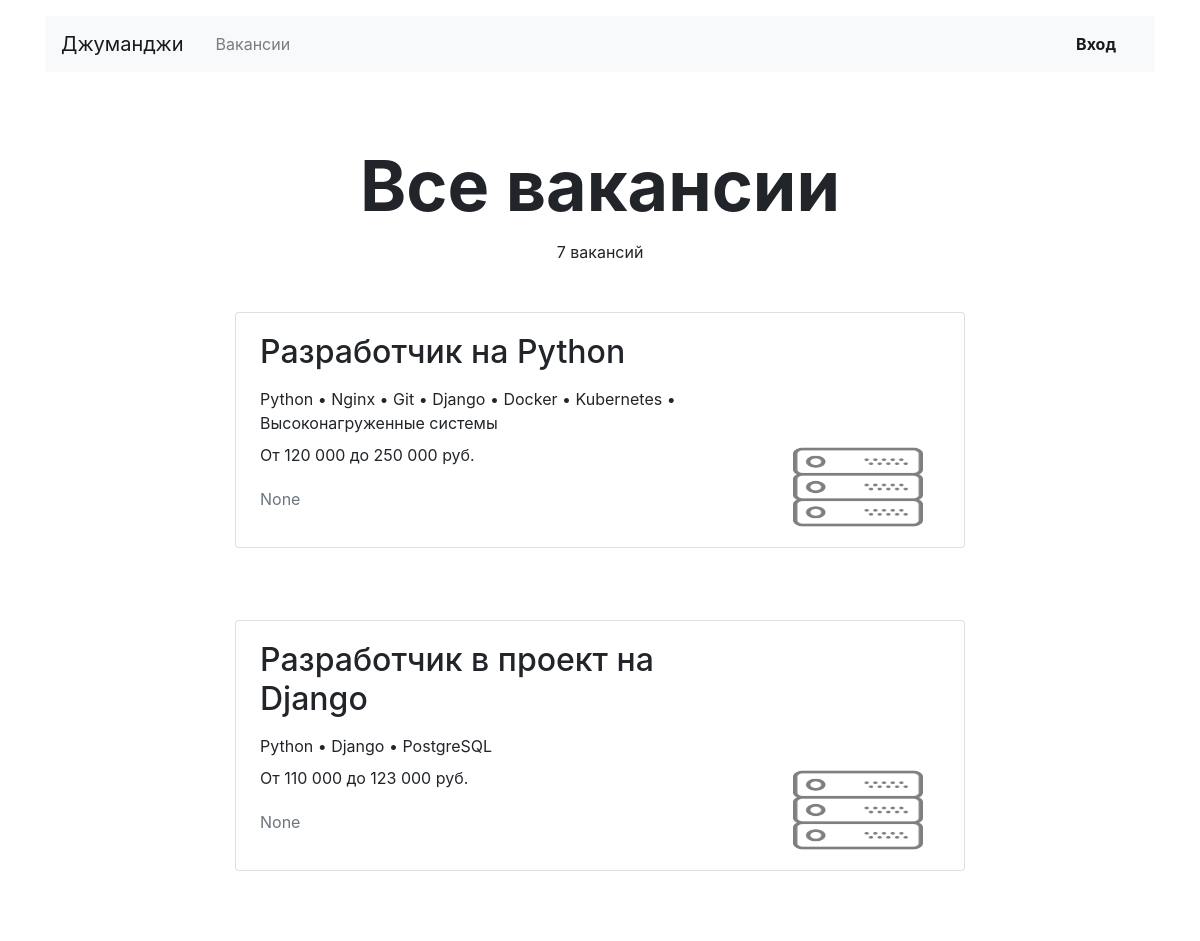
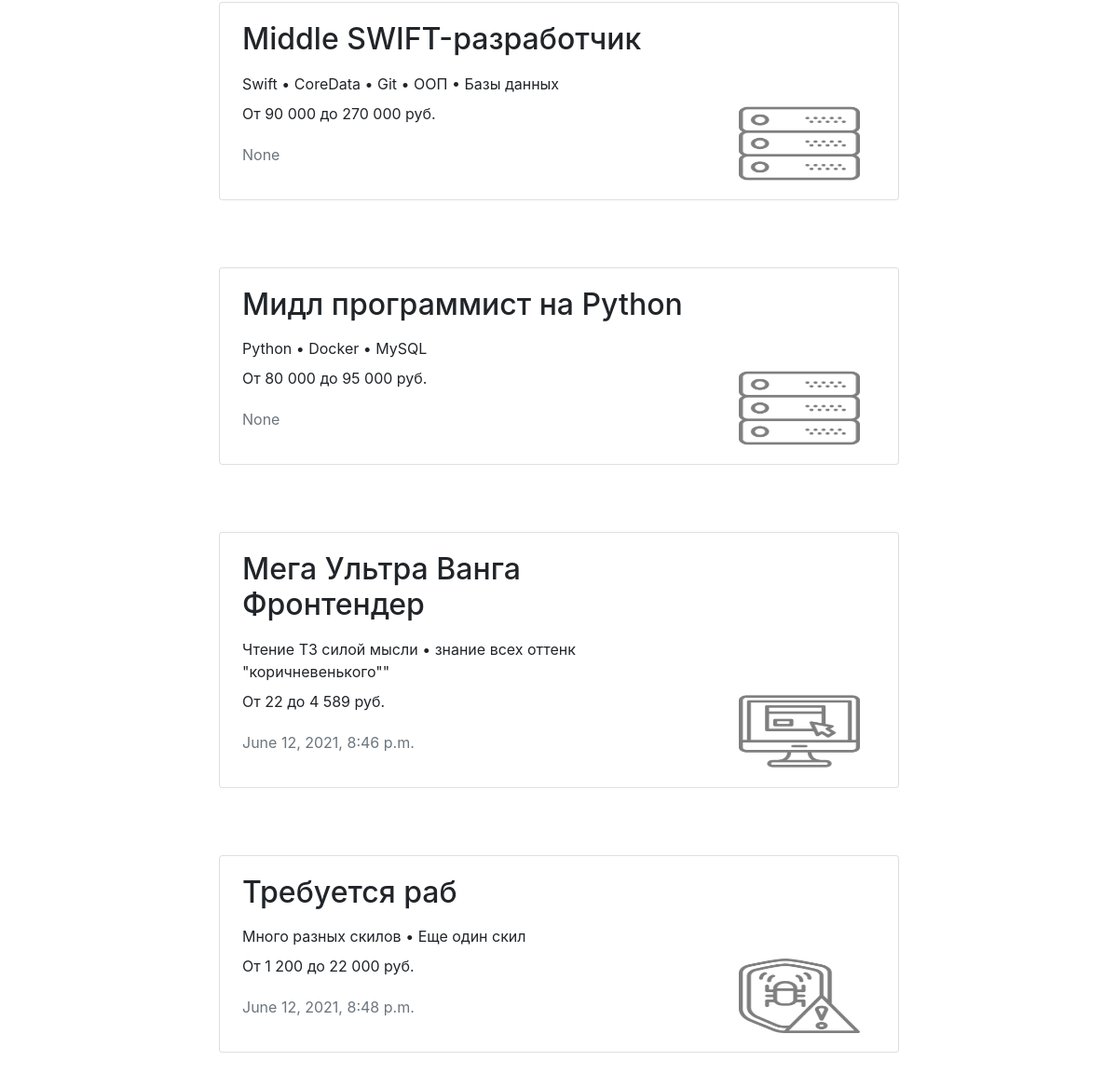
Page /vacancies/ on the earlier database version (2 pictures, top to bottom).
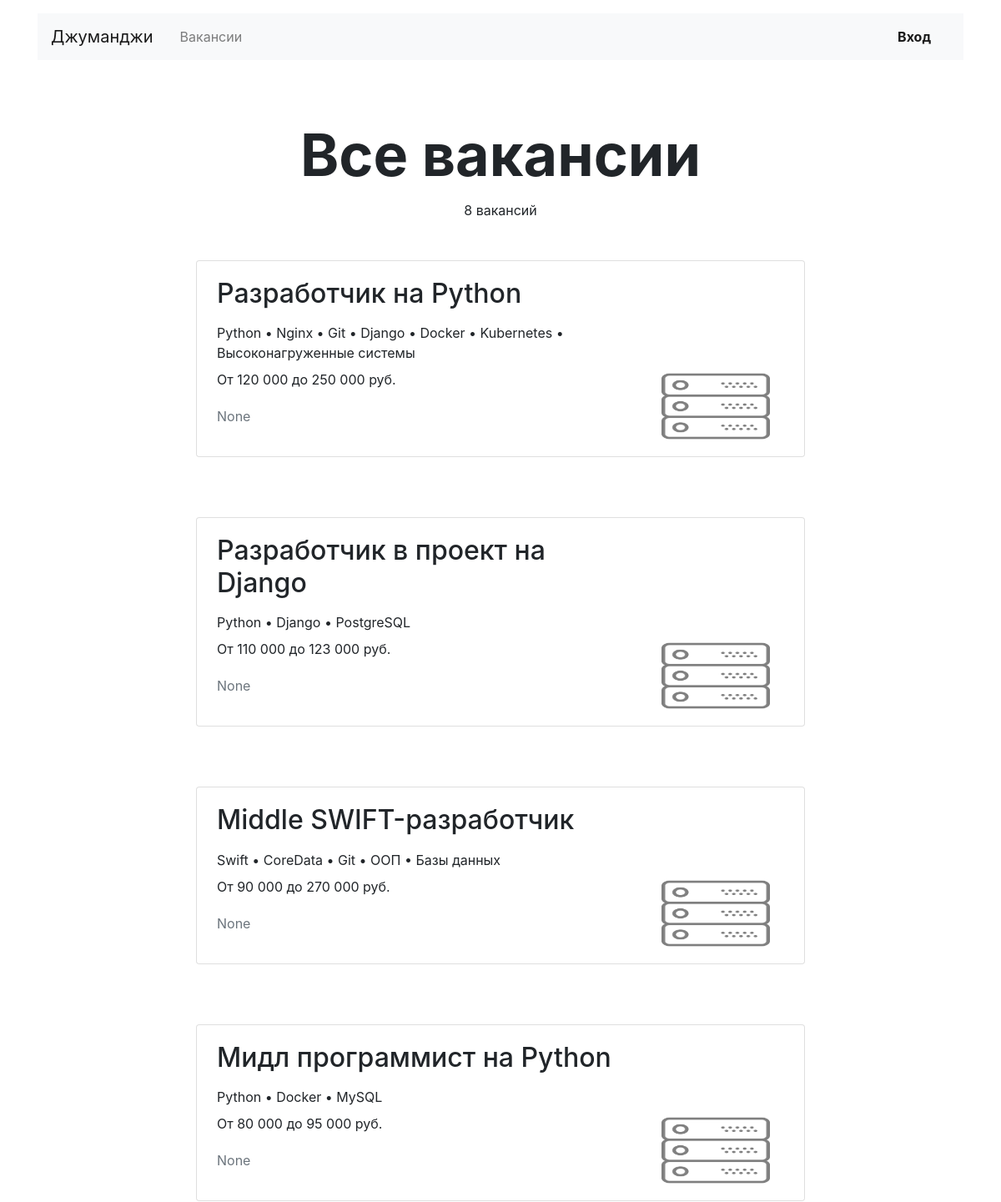
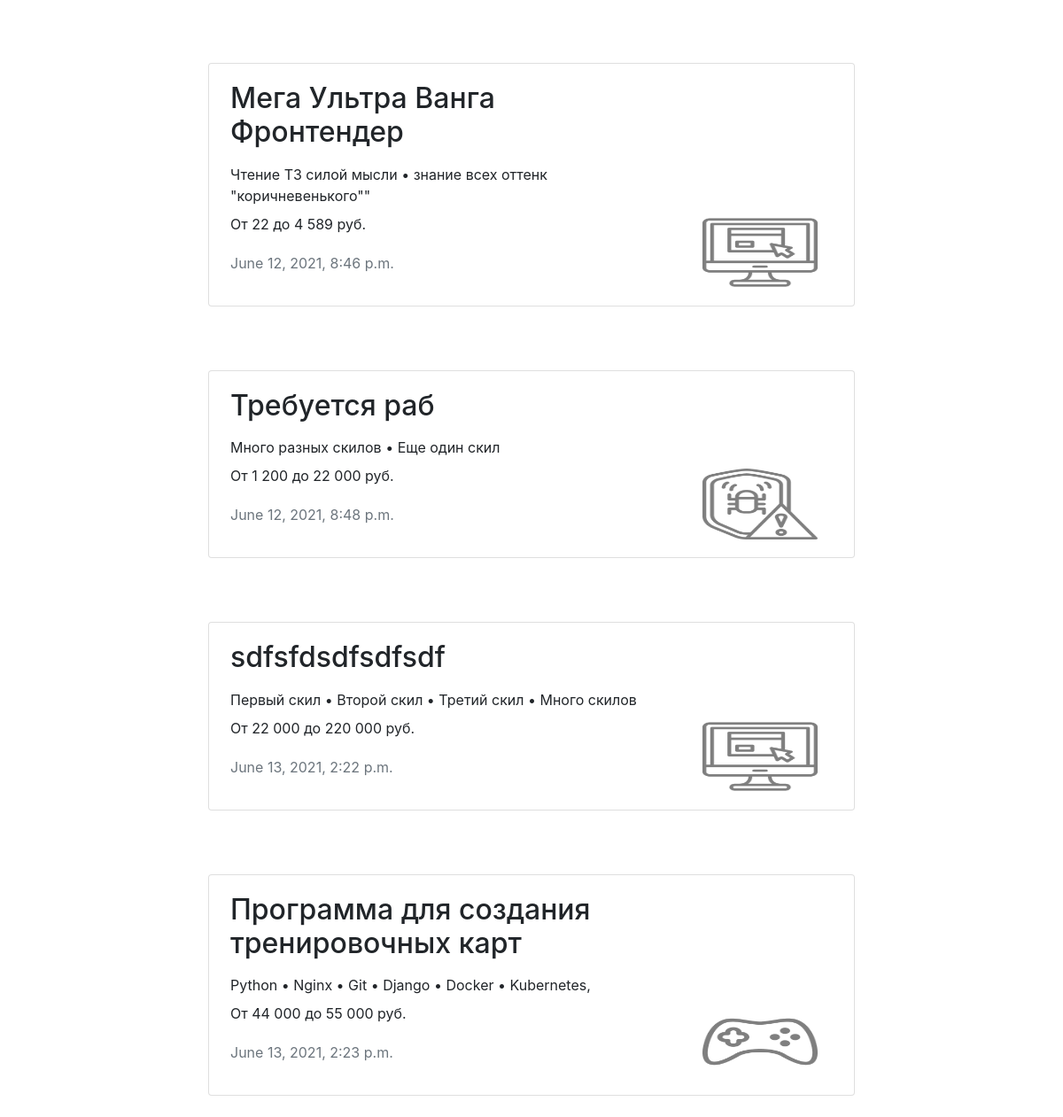
Same page on the later database version (2 pictures, top to bottom).
### step_job/models.py (models this page shows, shortened)
class Vacancy(models.Model):
    title = models.CharField(max_length=64)
    specialty = models.ForeignKey(Specialty, on_delete=models.CASCADE, related_name="vacancies")
    company = models.ForeignKey(Company, on_delete=models.CASCADE, related_name="vacancies")
    skills = models.CharField(max_length=64)
    description = models.TextField(max_length=2056)
    salary_min = models.PositiveIntegerField()
    salary_max = models.PositiveIntegerField()
    published_at = models.DateTimeField(auto_now_add=True, blank=True)
    class Meta:
        verbose_name = "Вакансия"
        verbose_name_plural = "Вакансии"

class Specialty(models.Model):
    code = models.CharField(max_length=64, unique=True)
    title = models.CharField(max_length=64)
    picture = models.ImageField(default='https://place-hold.it/100x60', upload_to=MEDIA_SPECIALITY_IMAGE_DIR)
    class Meta:
        verbose_name = "Специализация"
        verbose_name_plural = "Специализации"

### step_job/views/views.py (the view)
# urls.py: path('vacancies/', ListVacanciesView.as_view(), name="vacancies"),
class ListVacanciesView(ListView):
    model = Vacancy
    context_object_name = "vacancies"
    template_name = "vacancy/vacancies.html"
    queryset = model.objects.select_related("specialty", "company")
    def get_context_data(self, **kwargs):
        context = super().get_context_data(**kwargs)
        context["vacancies_title"] = "Все вакансии"
        return context

### step_job/templatetags/filters.py (called while the page is built)
@register.filter
def salary_num(value_int):
    my_val = str(value_int)
    res = [my_val[0:len(my_val) % 3]]
    slice_val = my_val[len(my_val) % 3:len(my_val)]
    for gnum in range(0, len(slice_val), 3):
        res.append(slice_val[gnum:gnum + 3])
    return " ".join(res)

@register.filter
def dot_skill(skills):
    skill_list = skills.split(', ')
    return ' • '.join(skill_list)

### templates/vacancy/vacancies.html
{% extends "base/base.html" %}
{% load filters %}
{% block container %}
  <main class="container mt-3">
    <section>
      <h1 class="h1 text-center mx-auto mt-4 pt-5" style="font-size: 70px;"><strong>{{ vacancies_title }}</strong></h1>
      <p class="text-center pt-1">{{ vacancies.count }} вакансий </p>
        {% for vacancy in vacancies %}
            <div class="row mt-5">
            <div class="col-12 col-lg-8 offset-lg-2 m-auto">
              <div class="card mb-4">
                <div class="card-body px-4">
                  <div class="row">
                    <div class="col-12 col-md-8 col-lg-9">
                      <h2 class="h2 pb-2">{{ vacancy.title }}</h2>
                      <p class="mb-2">{{ vacancy.skills|dot_skill }}</p>
                      <p>От {{ vacancy.salary_min|salary_num }} до {{ vacancy.salary_max|salary_num }} руб.</p>
                      <p class="text-muted pt-1"> {{ vacancy.published_at }} </p>
                    </div>
                    <div class="col-12 col-md-4 col-lg-3 d-flex align-items-end">
                      <a href="{% url 'vacancy' vacancy.id %}"><img src="{{ vacancy.specialty.picture}}" width="130" height="80" alt=""></a>
                    </div>
                  </div>
                </div>
              </div>
            </div>
          </div>
    {% endfor %}
    </section>
  </main>
{% endblock container %}

Differences in the rows shown:
added Vacancy: title "sdfsfdsdfsdfsdf", skills|dot_skill "Первый скил • Второй скил • Третий скил • Много скилов", salary_min|salary_num "22 000", salary_max|salary_num "220 000", published_at "June 13, 2021, 2:22 p.m.", specialty.picture (picture)
added Vacancy: title "Программа для создания тренировочных карт", skills|dot_skill "Python • Nginx • Git • Django • Docker • Kubernetes,", salary_min|salary_num "44 000", salary_max|salary_num "55 000", published_at "June 13, 2021, 2:23 p.m.", specialty.picture (picture)
Other differences:
{{ vacancies.count }}: "7" → "8"
